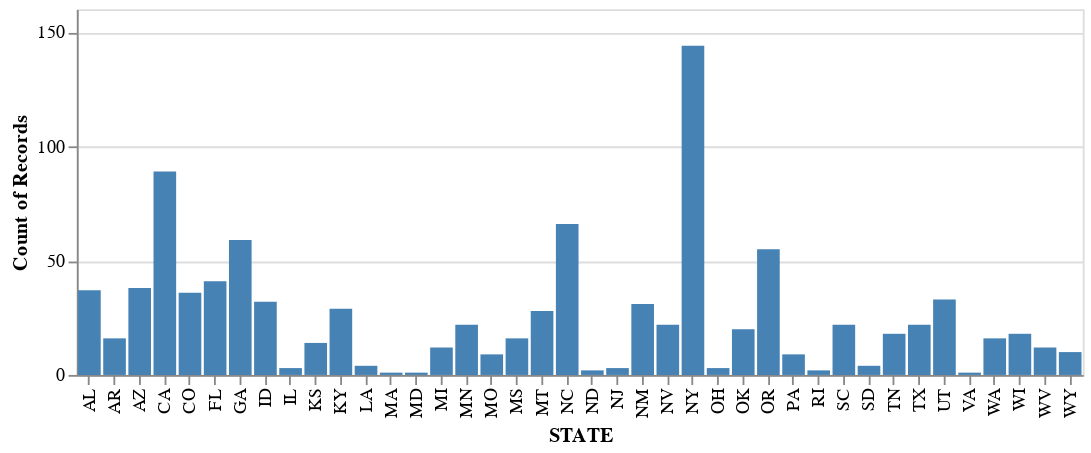

The code cell stored with this chart in its notebook:
### Code cell
pts = alt.selection_point(name="point_sel", encodings=['x'])

alt.Chart(df, width=550, height=200, name="bars").mark_bar().encode(
    x='STATE:N',
    y='count()',
    color=alt.condition(pts, alt.ColorValue("steelblue"), alt.ColorValue("grey"))
).add_params(pts)

### Figure 1 — Vega-Lite specification as saved in the notebook (floating-point values rounded to 4 significant figures; data arrays with more than 128 entries replaced by an {"elided": "..."} marker saying what was removed)
{"$schema": "https://vega.github.io/schema/vega-lite/v5.8.0.json", "config": {"view": {"continuousHeight": 300, "continuousWidth": 300}}, "data": {"name": "data-09af1899ec02f8e3d0d4da0636fc26df"}, "datasets": {"data-09af1899ec02f8e3d0d4da0636fc26df": {"elided": "1000 records"}}, "encoding": {"color": {"condition": {"param": "point_sel", "value": "steelblue"}, "value": "grey"}, "x": {"field": "STATE", "type": "nominal"}, "y": {"aggregate": "count", "type": "quantitative"}}, "height": 200, "mark": {"type": "bar"}, "name": "bars", "params": [{"name": "point_sel", "select": {"encodings": ["x"], "type": "point"}}], "width": 550}
